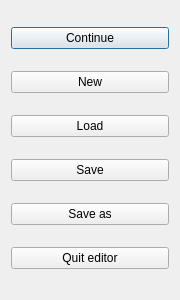
<?xml version="1.0" encoding="UTF-8"?>
<ui version="4.0">
 <class>Menu</class>
 <widget class="QDialog" name="Menu">
  <property name="geometry">
   <rect>
    <x>0</x>
    <y>0</y>
    <width>180</width>
    <height>300</height>
   </rect>
  </property>
  <property name="sizePolicy">
   <sizepolicy hsizetype="Fixed" vsizetype="Fixed">
    <horstretch>0</horstretch>
    <verstretch>0</verstretch>
   </sizepolicy>
  </property>
  <property name="minimumSize">
   <size>
    <width>180</width>
    <height>300</height>
   </size>
  </property>
  <property name="maximumSize">
   <size>
    <width>180</width>
    <height>300</height>
   </size>
  </property>
  <property name="focusPolicy">
   <enum>Qt::TabFocus</enum>
  </property>
  <property name="contextMenuPolicy">
   <enum>Qt::DefaultContextMenu</enum>
  </property>
  <property name="acceptDrops">
   <bool>false</bool>
  </property>
  <property name="windowTitle">
   <string>Menu</string>
  </property>
  <property name="accessibleName">
   <string/>
  </property>
  <property name="inputMethodHints">
   <set>Qt::ImhNone</set>
  </property>
  <property name="sizeGripEnabled">
   <bool>false</bool>
  </property>
  <property name="modal">
   <bool>true</bool>
  </property>
  <layout class="QVBoxLayout" name="verticalLayout">
   <item>
    <widget class="QPushButton" name="pushButtonContinue">
     <property name="sizePolicy">
      <sizepolicy hsizetype="Minimum" vsizetype="Maximum">
       <horstretch>0</horstretch>
       <verstretch>0</verstretch>
      </sizepolicy>
     </property>
     <property name="text">
      <string>Continue</string>
     </property>
    </widget>
   </item>
   <item>
    <widget class="QPushButton" name="pushButtonNew">
     <property name="text">
      <string>New</string>
     </property>
    </widget>
   </item>
   <item>
    <widget class="QPushButton" name="pushButtonLoad">
     <property name="text">
      <string>Load</string>
     </property>
    </widget>
   </item>
   <item>
    <widget class="QPushButton" name="pushButtonSave">
     <property name="text">
      <string>Save</string>
     </property>
    </widget>
   </item>
   <item>
    <widget class="QPushButton" name="pushButtonSaveas">
     <property name="text">
      <string>Save as</string>
     </property>
    </widget>
   </item>
   <item>
    <widget class="QPushButton" name="pushButtonQuit">
     <property name="text">
      <string>Quit editor</string>
     </property>
    </widget>
   </item>
  </layout>
 </widget>
 <resources/>
 <connections/>
</ui>
